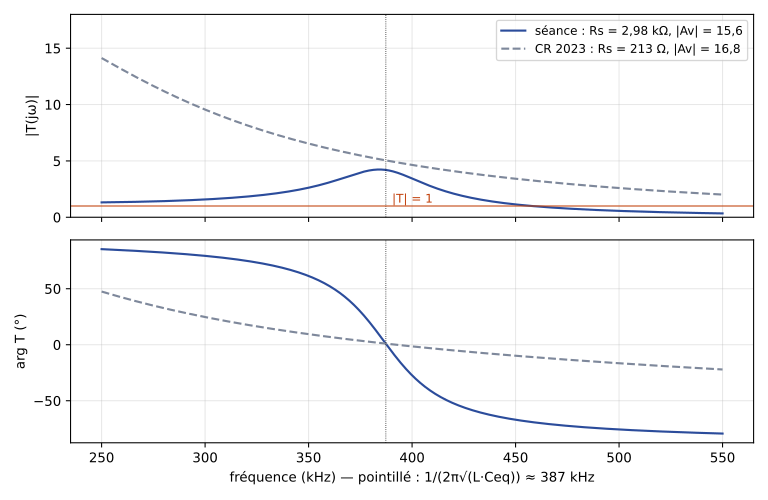

This chart was generated by the following Python code:
"""EANA4 TP 5/4 — Gain de boucle T(jω) = VR/Vin de l'oscillateur LC (Complément).
Modèle : T(jω) = −gm·Rs / [1 − ω²LC4 − ω²·Rs·r·C3·C4 + j(ω·r·C4 + Rs·ω(C3 + C4) − Rs·ω³·L·C3·C4)].
L1 = 220 µH, Q0 = 88 à 455 kHz (r ≈ 7,15 Ω), C3 = 1 nF, C4 = 3,3 nF [poly, p. 62-63].
Deux jeux de mesures pour montrer l'effet de l'impédance de sortie sur la sélectivité :
Rs = 2,98 kΩ, |Av| = 15,6 (mesures d'Armand, séance du 4 novembre 2026) et Rs = 213 Ω, |Av| = 16,8 (CR de 2023)."""
import numpy as np
import matplotlib
matplotlib.use("Agg")
import matplotlib.pyplot as plt
plt.rcParams.update({"font.family": "sans-serif", "font.size": 10, "svg.fonttype": "none"})
BLEU, GRIS = "#2B4C9B", "#7E889B"

L, r, C3, C4 = 220e-6, 7.147, 1e-9, 3.3e-9
f = np.linspace(250e3, 550e3, 3001)
w = 2 * np.pi * f
fig, (a1, a2) = plt.subplots(2, 1, figsize=(8, 5.2), sharex=True)
for Rs, Av, coul, ls, nom in [(2980, 15.6, BLEU, "-", "séance : Rs = 2,98 kΩ, |Av| = 15,6"), (213, 16.8, GRIS, "--", "CR 2023 : Rs = 213 Ω, |Av| = 16,8")]:
    gm = Av / Rs
    T = -gm * Rs / (1 - w**2 * L * C4 - w**2 * Rs * r * C3 * C4
                    + 1j * (w * r * C4 + Rs * w * (C3 + C4) - Rs * w**3 * L * C3 * C4))
    ph = np.degrees(np.unwrap(np.angle(T)))
    ph = ph - 360 * np.round(ph[np.argmin(np.abs(T.imag) + (T.real < 0) * 1e9)] / 360)
    a1.plot(f / 1e3, np.abs(T), color=coul, ls=ls, lw=1.6, label=nom)
    a2.plot(f / 1e3, ph, color=coul, ls=ls, lw=1.6)
f0 = 1 / (2 * np.pi * np.sqrt(L * C3 * C4 / (C3 + C4)))
for a in (a1, a2):
    a.axvline(f0 / 1e3, color="black", lw=0.6, ls=":")
    a.grid(alpha=0.3)
a1.axhline(1, color="#C2410C", lw=0.8)
a1.text(f0 / 1e3 + 3, 1.3, "|T| = 1", color="#C2410C", fontsize=9)
a1.set_ylabel("|T(jω)|")
a1.set_ylim(0, 18)
a1.legend(fontsize=9)
a2.set_ylabel("arg T (°)")
a2.set_xlabel("fréquence (kHz) — pointillé : 1/(2π√(L·Ceq)) ≈ 387 kHz")
fig.tight_layout()
fig.savefig("tp05-boucle-ouverte.svg")
